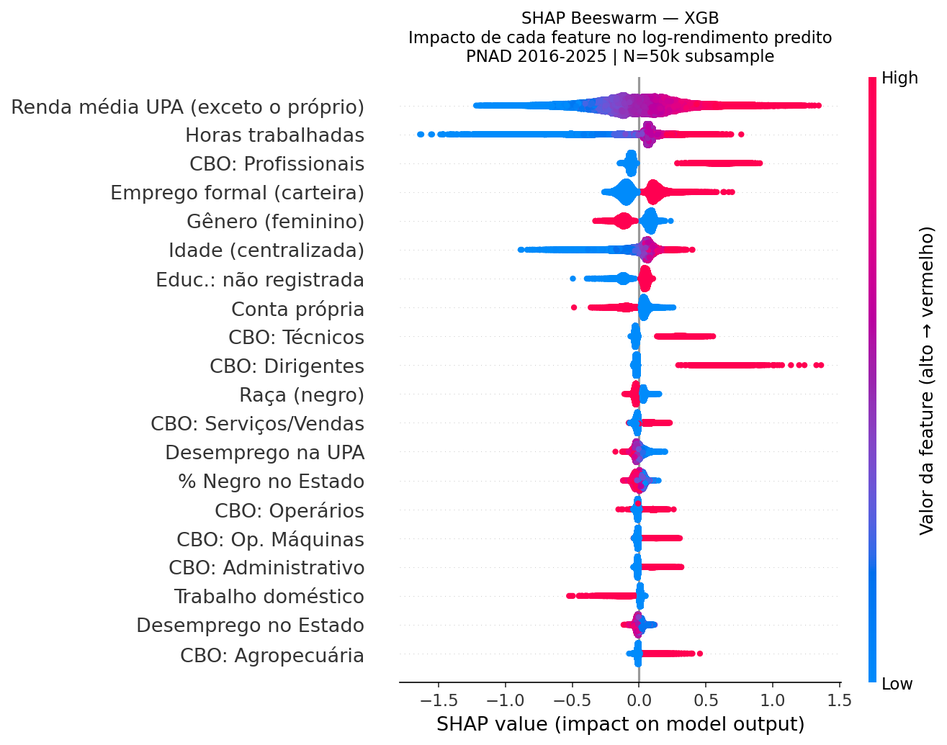
#> input picture outputs/figures/shap_beeswarm_xgb.png, 947 x 745 px, shrunk from 1315 x 1035 before the run
$ python gerar_figura_shap_sem_titulo.py
#> lines starting #> are read from the running program, lines starting #| are printed output that depends on the picture
# -*- coding: utf-8 -*-
"""Cópia da figura SHAP (beeswarm) sem o título interno, para o TCC.

O manual (Tabela 8) não admite título no gráfico: ele fica na legenda "Figura N.". A figura
sai do pipeline de SHAP (run_ml_shap.py, caro); em vez de refazê-lo, apaga-se a faixa do título
— o primeiro bloco de linhas com tinta no topo, até a primeira faixa branca de 12 linhas.
Saída: outputs/figures/shap_beeswarm_xgb_tcc.png
"""
from pathlib import Path

import numpy as np
from PIL import Image

FIG = Path(__file__).resolve().parents[2] / "outputs" / "figures"
im = Image.open(FIG / "shap_beeswarm_xgb.png").convert("RGB")
a = np.asarray(im).copy()
larg = a.shape[1]
#> larg = 947
miolo = a[:, int(0.30 * larg):int(0.88 * larg)]          # onde o título está centralizado
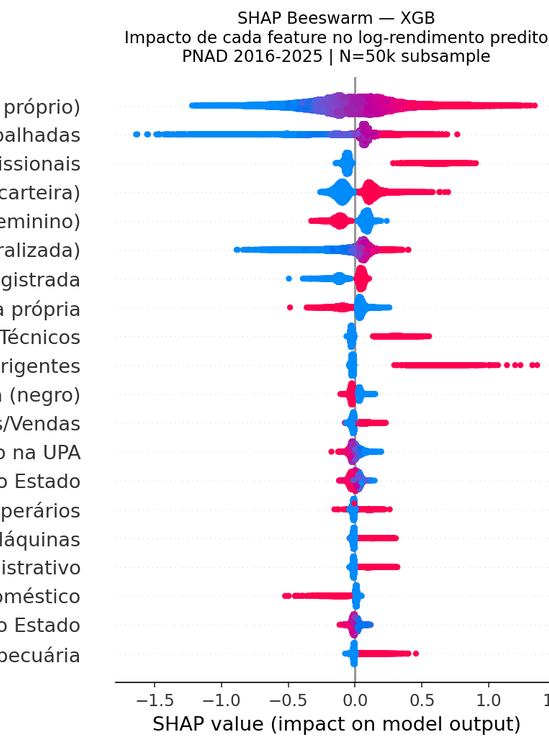
#> miolo: shape (745, 549, 3); mean R, G, B 241.9, 238.3, 243.4
tinta = (miolo < 200).any(axis=(1, 2))
y0 = int(np.argmax(tinta))                                 # primeira linha do título
#> y0 = 11
y, branco = y0, 0
#> y = 11; branco = 0
while y < a.shape[0] and branco < 12:
    branco = branco + 1 if not tinta[y] else 0
    y += 1
#> this loop made 734 passes
#> branco on passes 1 to 3: 0, 0, 0
#> after the loop, y = 745
fim = y - branco                                           # última linha do título
#> fim = 735
a[:fim + 1, :] = 255          # a largura toda: o título passa de 88% (o "Alto" começa abaixo)
#> a: shape (745, 947, 3); every value is 255
# tira a faixa branca que sobrou no topo (até a primeira linha com tinta em qualquer coluna)
topo = int(np.argmax((a < 200).any(axis=(1, 2))))
#> topo = 0
Image.fromarray(a[max(0, topo - 8):]).save(FIG / "shap_beeswarm_xgb_tcc.png", dpi=(200, 200))
print(f"OK -> shap_beeswarm_xgb_tcc.png (título nas linhas {y0}-{fim} apagado)")
#| OK -> shap_beeswarm_xgb_tcc.png (título nas linhas 11-735 apagado)

$ run again, with outputs/figures/glmm_genero_real.png copied over outputs/figures/shap_beeswarm_xgb.png
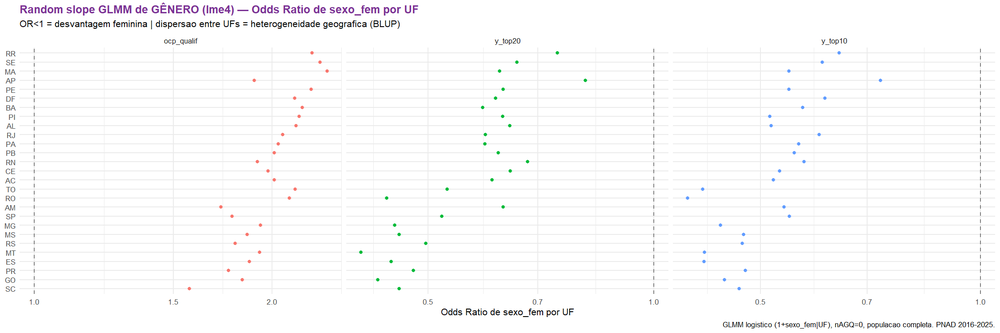
#> input picture outputs/figures/glmm_genero_real.png, 1000 x 333 px, shrunk from 2250 x 750 before the run
#> im is the input picture: PIL image 1000x333 RGB; mean R, G, B 250.8, 250.6, 250.9
#> `miolo = a[:, int(0.30 * larg):int(0.88 * larg)]`:
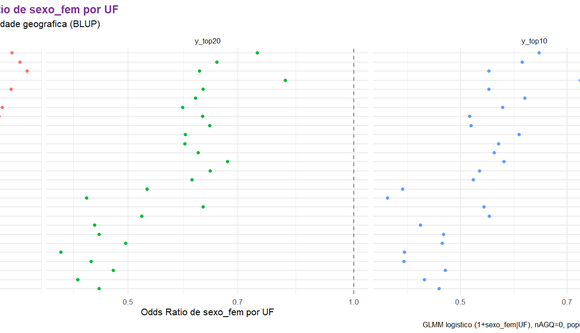
#> miolo: shape (333, 580, 3); mean R, G, B 251.3, 251.4, 251.6
#> y0 = 5
#> `y, branco = y0, 0`: branco = 0
#> the loop `while y < a.shape[0] and branco < 12:` made 328 passes
#> branco on passes 1 to 3: 0, 0, 0
#> after the loop `while y < a.shape[0] and branco < 12:`: y = 333
#> fim = 329
#> topo = 0
#| OK -> shap_beeswarm_xgb_tcc.png (título nas linhas 5-329 apagado)

$ run again, with outputs/figures/glmm_odds_ratios_full.png copied over outputs/figures/shap_beeswarm_xgb.png
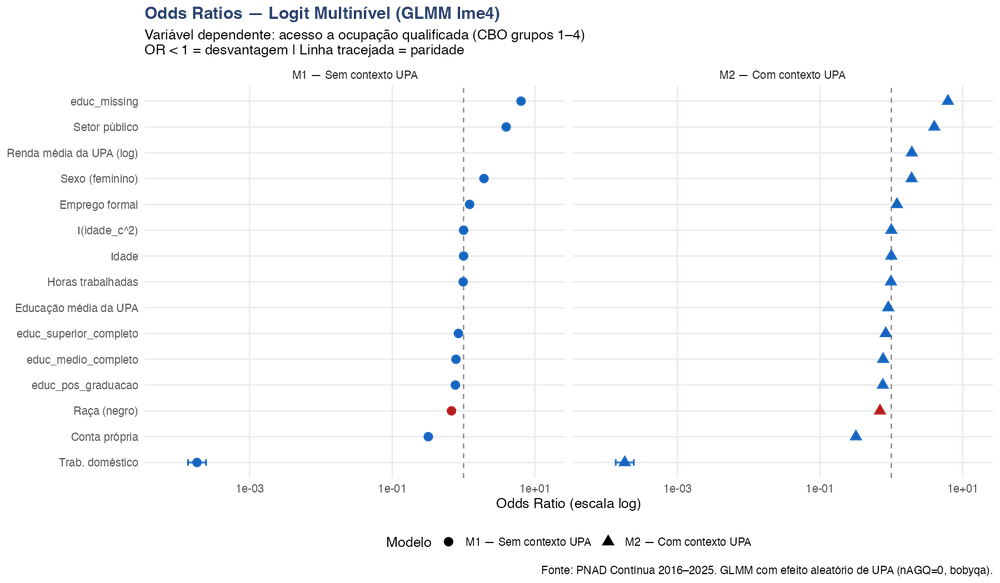
#> input picture outputs/figures/glmm_odds_ratios_full.png, 1000 x 583 px, shrunk from 1800 x 1050 before the run
#> `im = Image.open(FIG / "shap_beeswarm_xgb.png").convert("RGB")`:
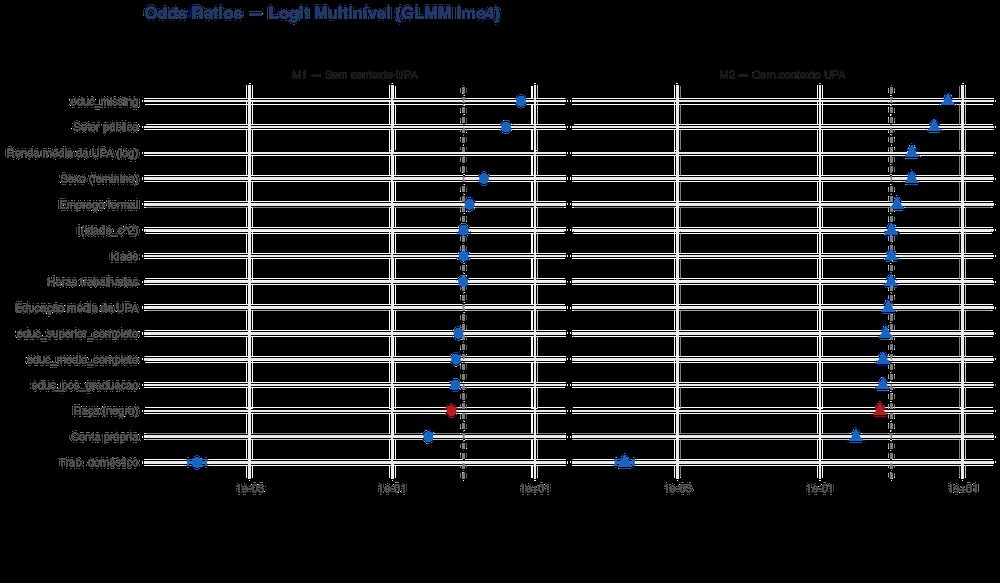
#> im: PIL image 1000x583 RGB; mean R, G, B 28.7, 29.2, 30
#> `miolo = a[:, int(0.30 * larg):int(0.88 * larg)]`:
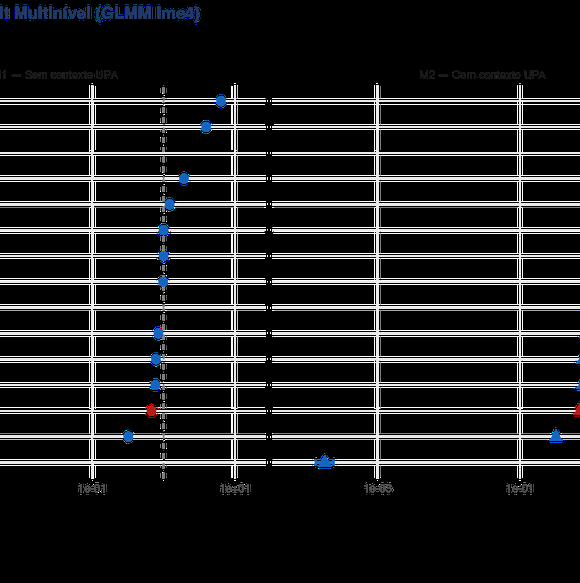
#> miolo: shape (583, 580, 3); mean R, G, B 32, 32.5, 33.2
#> y0 = 0
#> after the loop `while y < a.shape[0] and branco < 12:`: y = 583
#> a: shape (583, 1000, 3); every value is 255
#> topo = 0
#| OK -> shap_beeswarm_xgb_tcc.png (título nas linhas 0-583 apagado)

$ run again, with outputs/figures/hlm_justif_caterpillar.png copied over outputs/figures/shap_beeswarm_xgb.png
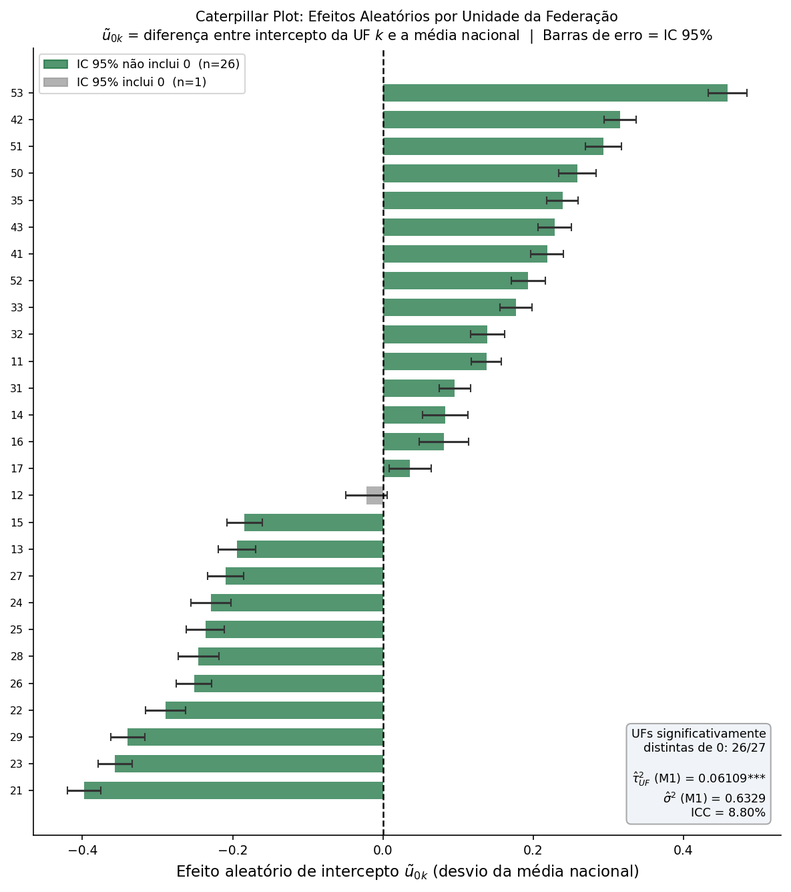
#> input picture outputs/figures/hlm_justif_caterpillar.png, 791 x 892 px, shrunk from 1185 x 1335 before the run
#> `miolo = a[:, int(0.30 * larg):int(0.88 * larg)]`:
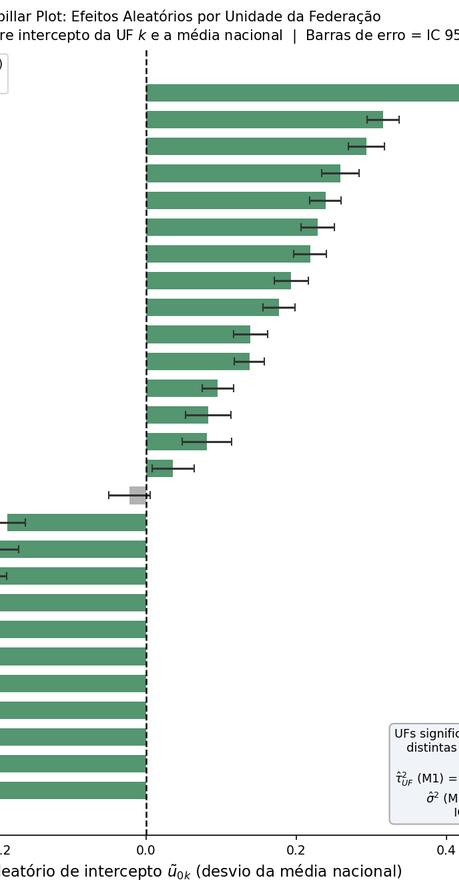
#> miolo: shape (892, 459, 3); mean R, G, B 222.7, 233.4, 227.4
#> y0 = 9
#> `y, branco = y0, 0`: branco = 0
#> the loop `while y < a.shape[0] and branco < 12:` made 883 passes
#> branco on passes 1 to 3: 0, 0, 0
#> after the loop `while y < a.shape[0] and branco < 12:`: y = 892
#> fim = 880
#> a: shape (892, 791, 3); min 251, max 255, mean 255
#> topo = 0
#| OK -> shap_beeswarm_xgb_tcc.png (título nas linhas 9-880 apagado)
